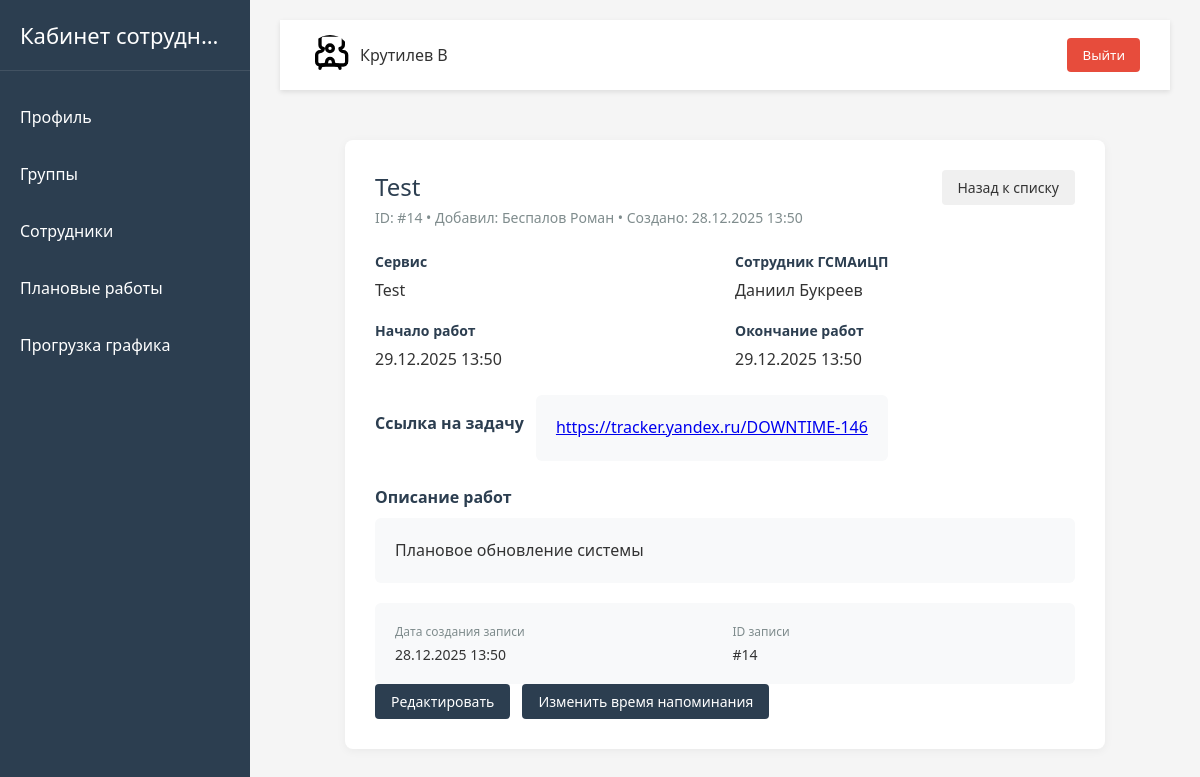
The app's page /downtime/14/ (signed in) with its own data.
### users/models.py (models this page shows, shortened)
class User(AbstractUser):
    email = models.EmailField("Email", unique=True)
    job_title = models.CharField("Должность", max_length=100)
    personnel_number = models.CharField(
        "Табельный номер",
        max_length=20,
        unique=True
    )
    group_job = models.ManyToManyField(
        "GroupJob",
        verbose_name="Группа сотрудника",
        related_name="users"
    )
    is_main = models.BooleanField("Босс этой качалки", default=False)
    birthday = models.DateField("Дата рождения", null=True, blank=True)
    USERNAME_FIELD = "username"
    REQUIRED_FIELDS = []
    objects = CustomUserManager()
    def __str__(self):
        return f"{self.last_name} {self.first_name}"

### downtimes/models.py (models this page shows, shortened)
class Downtime(models.Model):
    service = models.CharField("Сервис", max_length=50)
    start_downtime = models.DateTimeField(
        "Дата и время начала работ",
        validators=(check_date,)
    )
    end_downtime = models.DateTimeField(
        "Дата и время окончания работ",
        validators=(check_date,)
    )
    gsma_employee = models.ForeignKey(
        User,
        on_delete=models.SET_NULL,
        null=True,
        related_name="downtimes",
        verbose_name="Сотрудник от ГСМАиЦП"
    )
    link_task = models.URLField("Ссылка на задачу", max_length=150)
    description = models.TextField("Описание")
    author = models.ForeignKey(
        User,
        on_delete=models.SET_NULL,
        null=True,
        related_name="downtimes_author",
        verbose_name="Автор"
    )
    created_at = models.DateTimeField(
        "Дата создания записи",
        auto_now_add=True
    )
    class Meta:
        verbose_name = "Проведение работ на сервисе"
        verbose_name_plural = "Проведение работ на сервисе"
        ordering = ("-start_downtime",)
        constraints = [
            models.UniqueConstraint(
                fields=[
                    "gsma_employee",
                    "service",
                    "start_downtime",
                    "end_downtime"
                ],
                name='unique_downtime'
            )
        ]

### downtimes/views.py (the view)
# urls.py: path("<int:id>/", views.downtimes_detail, name="downtime_detail"),
@login_required
def downtimes_detail(request, id):
    downtime = get_object_or_404(Downtime, id=id)
    reminder_downtime = downtime.reminder_downtime
    context = {"downtime": downtime, "reminder_downtime": reminder_downtime.id}
    return render(request, "downtime/downtime_detail.html", context)

### templates/downtime/downtime_detail.html
{% extends "base.html" %}
{% load static %}
{% block content %}
<div class="downtime-detail-container">
    <div class="downtime-detail-card">
        <div class="downtime-detail-header">
            <div class="downtime-detail-info">
                <h1 class="downtime-detail-title">
                    <div class="downtime-detail-service">{{ downtime.service }}</div>
                    <div class="downtime-detail-meta">
                        ID: #{{ downtime.id }} • Добавил: {{ downtime.author }} • Создано: {{ downtime.created_at|date:"d.m.Y H:i" }}
                    </div>
                </h1>
            </div>
            <div class="downtime-detail-actions">
                <a href="{% url 'downtimes:downtime' %}" class="detail-btn back-btn">Назад к списку</a>
            </div>
        </div>
        <div class="downtime-info-grid">
            <div class="info-group">
                <span class="info-label">Сервис</span>
                <span class="info-value">{{ downtime.service }}</span>
            </div>
            <div class="info-group">
                <span class="info-label">Сотрудник ГСМАиЦП</span>
                <span class="info-value">
                    {{ downtime.gsma_employee.get_full_name|default:downtime.gsma_employee.username }}
                </span>
            </div>
            <div class="info-group">
                <span class="info-label">Начало работ</span>
                <span class="info-value">{{ downtime.start_downtime|date:"d.m.Y H:i" }}</span>
            </div>
            <div class="info-group">
                <span class="info-label">Окончание работ</span>
                <span class="info-value">{{ downtime.end_downtime|date:"d.m.Y H:i" }}</span>
            </div>
        </div>
        <div class="link-block">
            <div class="link-label">Ссылка на задачу</div>
            <div class="link-content"><a href="{{ downtime.link_task }}">{{ downtime.link_task }}</a></div>
        </div>
        <div class="description-block">
            <div class="description-label">Описание работ</div>
            <div class="description-content">
                {{ downtime.description|linebreaks }}
            </div>
        </div>
        <div class="meta-card">
            <div class="meta-grid">
                <div class="meta-item">
                    <span class="meta-label">Дата создания записи</span>
                    <span class="meta-value">{{ downtime.created_at|date:"d.m.Y H:i" }}</span>
                </div>
                <div class="meta-item">
                    <span class="meta-label">ID записи</span>
                    <span class="meta-value">#{{ downtime.id }}</span>
                </div>
            </div>
        </div>
    <div class="link-block">
        {% if "from_history" not in request.GET %}
            <a href="{% url 'downtimes:edit_downtime' downtime.id %}" class="detail-btn edit-btn">Редактировать</a>
            <a href="{% url 'downtimes:edit_reminder' downtime.id reminder_downtime %}" class="detail-btn edit-btn">Изменить время напоминания</a>
        {% endif %}
    </div>
    </div>
</div>
{% endblock %}

### templates/header.html (shortened to what this page needs)
<header class="header">
    <div class="user-info">
        <img alt="User">
        <span>{{ user.last_name }} {{ user.first_name|slice:":1" }}</span>
    </div>
    <form action="{% url 'users:logout' %}" method="post" class="logout-form">
        <button class="logout-btn">Выйти</button>
    </form>
</header>

### static/css/main.css (style rules this page uses)
* { margin: 0; padding: 0; box-sizing: border-box; font-family: 'Segoe UI', Tahoma, Geneva, Verdana, sans-serif; }
body { display: flex; min-height: 100vh; background-color: #f5f5f5; color: #333; }
.info-label { font-weight: 600; color: #2c3e50; min-width: 100px; margin-right: 15px; }
.info-value { color: #34495e; }

### static/css/header.css (style rules this page uses)
.header { background-color: white; padding: 15px 30px; display: flex; justify-content: space-between; align-items: center; box-shadow: 0 2px 5px rgba(0, 0, 0, 0.1); }
.user-info { display: flex; align-items: center; }
.user-info img { width: 40px; height: 40px; border-radius: 50%; margin-right: 10px; object-fit: cover; }
.logout-btn { background-color: #e74c3c; color: white; border: none; padding: 8px 15px; border-radius: 4px; cursor: pointer; transition: background-color 0.3s; }

### static/css/downtime.css (style rules this page uses)
.downtime-detail-container { max-width: 800px; margin: 0 auto; padding: 20px; }
.downtime-detail-card { background-color: white; border-radius: 8px; padding: 30px; box-shadow: 0 2px 10px rgba(0, 0, 0, 0.05); margin-bottom: 25px; }
.downtime-detail-header { display: flex; justify-content: space-between; align-items: flex-start; margin-bottom: 25px; flex-wrap: wrap; gap: 15px; }
.downtime-detail-title { color: #2c3e50; font-weight: 500; margin: 0; flex-grow: 1; }
.downtime-detail-service { font-size: 24px; margin-bottom: 5px; }
.downtime-detail-meta { color: #7f8c8d; font-size: 14px; }
.downtime-detail-actions { display: flex; gap: 10px; }
.detail-btn { text-align: center; display: flex; justify-content: center; align-items: center; padding: 8px 16px; border-radius: 4px; text-decoration: none; font-size: 14px; transition: all 0.3s ease; border: none; cursor: pointer; }
.edit-btn { background-color: #2c3e50; color: white; }
.back-btn { background-color: #f0f0f0; color: #333; }
.downtime-info-grid { display: grid; grid-template-columns: repeat(auto-fit, minmax(250px, 1fr)); gap: 20px; margin-bottom: 25px; }
.info-group { display: flex; flex-direction: column; gap: 8px; }
.info-label { font-weight: 600; color: #2c3e50; font-size: 14px; }
.info-value { color: #333; font-size: 16px; }
.description-block { margin-top: 25px; }
.description-label { font-weight: 600; color: #2c3e50; margin-bottom: 10px; font-size: 16px; }
.description-content { background-color: #f8f9fa; padding: 20px; border-radius: 6px; line-height: 1.6; color: #333; }
.link-block { display: flex; flex-wrap: wrap; gap: 12px; align-items: center; }
.link-label { font-weight: 600; color: #2c3e50; margin-bottom: 10px; font-size: 16px; }
.link-content { background-color: #f8f9fa; padding: 20px; border-radius: 6px; line-height: 1.6; color: #333; }
.meta-card { background-color: #f8f9fa; border-radius: 6px; padding: 20px; margin-top: 20px; }
.meta-grid { display: grid; grid-template-columns: repeat(auto-fit, minmax(200px, 1fr)); gap: 15px; }
.meta-item { display: flex; flex-direction: column; gap: 5px; }
.meta-label { font-size: 12px; color: #7f8c8d; font-weight: 500; }
.meta-value { font-size: 14px; color: #333; }

### records on screen
User: last_name "Крутилев", first_name "В"
Downtime: service "Test", id "14", author "Беспалов Роман", created_at "28.12.2025 13:50", gsma_employee.get_full_name "Даниил Букреев", start_downtime "29.12.2025 13:50", end_downtime "29.12.2025 13:50", link_task "https://tracker.yandex.ru/DOWNTIME-146", description "Плановое обновление системы"
